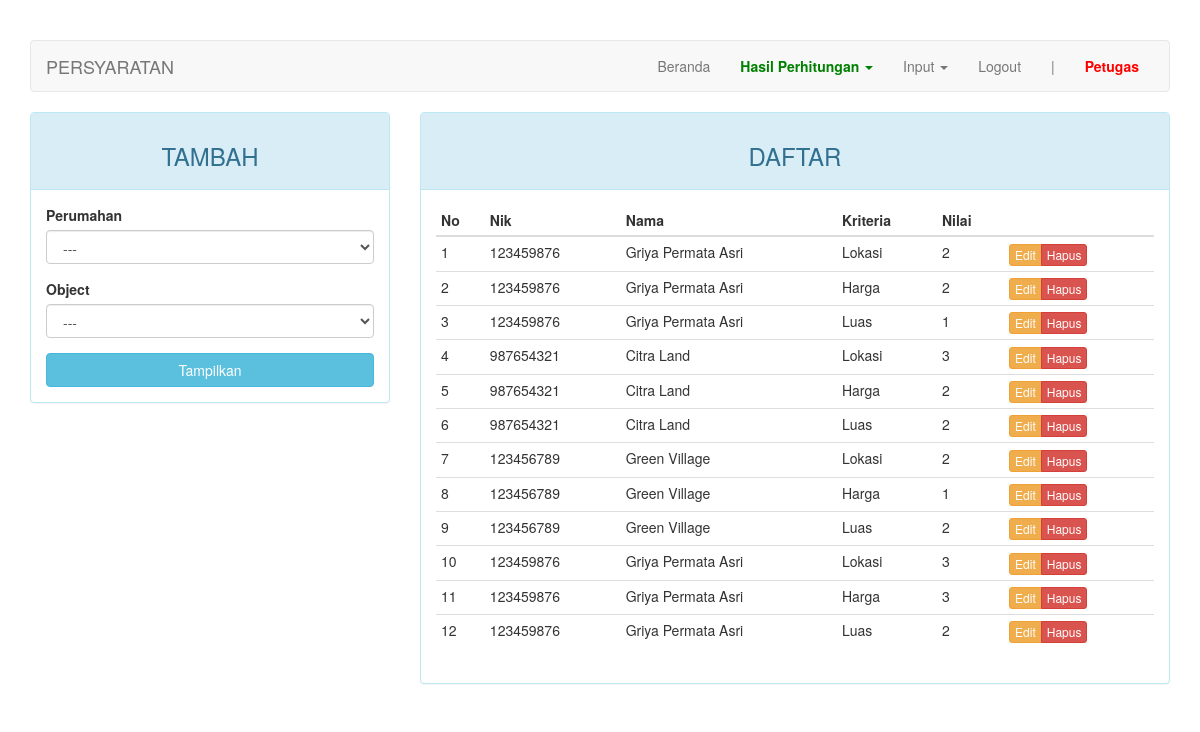
Page /index.php?page=nilai (signed in) on the committed database.
### tables this page shows
CREATE TABLE `nilai` (
  `kd_nilai` int(11) NOT NULL,
  `kd_perumahan` int(11) DEFAULT NULL,
  `kd_kriteria` int(11) NOT NULL,
  `nik` int(9) NOT NULL,
  `nilai` float DEFAULT NULL
);

CREATE TABLE `daftar_perumahan` (
  `nik` int(9) NOT NULL,
  `nama_perumahan` varchar(30) NOT NULL,
  `alamat` varchar(100) DEFAULT NULL,
  `tahun` char(4) NOT NULL
);

CREATE TABLE `kriteria` (
  `kd_kriteria` int(11) NOT NULL,
  `kd_perumahan` int(11) NOT NULL,
  `nama` varchar(50) NOT NULL,
  `sifat` enum('min','max') DEFAULT NULL
);

### page/nilai.php (the view, shortened to what this page needs)
<?php
$update = (isset($_GET['action']) AND $_GET['action'] == 'update') ? true : false;
?>
<div class="row">
	<div class="col-md-4">
	    <div class="panel panel-<?= ($update) ? "warning" : "info" ?>">
	        <div class="panel-heading"><h3 class="text-center"><?= ($update) ? "EDIT" : "TAMBAH" ?></h3></div>
	        <div class="panel-body">
	            <form action="<?=$_SERVER["REQUEST_URI"]?>" method="post">
									<div class="form-group">
										<label for="nik">Perumahan</label>
										<?php if ($_POST): ?>
											<input type="text" name="nik" value="<?=$_POST["nik"]?>" class="form-control" readonly="on">
										<?php else: ?>
											<select class="form-control" name="nik">
												<option>---</option>
											</select>
										<?php endif; ?>
									</div>
									<div class="form-group">
	                  <label for="kd_perumahan">Object</label>
										<?php if ($_POST): ?>
											<?php $q = $connection->query("SELECT nama FROM perumahan WHERE kd_perumahan=$_POST[kd_perumahan]"); ?>
											<input type="text"value="<?=$q->fetch_assoc()["nama"]?>" class="form-control" readonly="on">
											<input type="hidden" name="kd_perumahan" value="<?=$_POST["kd_perumahan"]?>">
										<?php else: ?>
											<select class="form-control" name="kd_perumahan" id="perumahan">
												<option>---</option>
											</select>
										<?php endif; ?>
									</div>
	                <button type="submit" id="simpan" class="btn btn-<?= ($update) ? "warning" : "info" ?> btn-block"><?=($_POST) ? "Simpan" : "Tampilkan"?></button>
	            </form>
	        </div>
	    </div>
	</div>
	<div class="col-md-8">
	    <div class="panel panel-info">
	        <div class="panel-heading"><h3 class="text-center">DAFTAR</h3></div>
	        <div class="panel-body">
	            <table class="table table-condensed">
	                <thead>
	                    <tr>
	                        <th>No</th>
							<th>Nik</th>
							<th>Nama</th>
	                        <th>Kriteria</th>
	                        <th>Nilai</th>
	                        <th></th>
	                    </tr>
	                </thead>
	                <tbody>
	                    <?php $no = 1; ?>
	                    <?php if ($query = $connection->query("SELECT a.kd_nilai, c.nama AS nama_perumahan, b.nama AS nama_kriteria, d.nik, nama_perumahan, a.nilai FROM nilai a JOIN kriteria b ON a.kd_kriteria=b.kd_kriteria JOIN perumahan c ON a.kd_perumahan=c.kd_perumahan JOIN daftar_perumahan d ON d.nik=a.nik")): ?>
	                        <?php while($row = $query->fetch_assoc()): ?>
	                        <tr>
	                            <td><?=$no++?></td>
								<td><?=$row['nik']?></td>
								<td><?=$row['nama_perumahan']?></td>
	                            <td><?=$row['nama_kriteria']?></td>
	                            <td><?=$row['nilai']?></td>
	                            <td>
	                                <div class="btn-group">
	                                    <a href="?page=nilai&action=update&key=<?=$row['kd_nilai']?>" class="btn btn-warning btn-xs">Edit</a>
	                                    <a href="?page=nilai&action=delete&key=<?=$row['kd_nilai']?>" class="btn btn-danger btn-xs">Hapus</a>
	                                </div>
	                            </td>
	                        </tr>
	                        <?php endwhile ?>
	                    <?php endif ?>
	                </tbody>
	            </table>
	        </div>
	    </div>
	</div>
</div>

### index.php (style rules this page uses)
body { margin-top: 40px; }

### rows in the picture
nilai: nik.nik "123459876", nik.nama_perumahan "Griya Permata Asri", kd_kriteria.nama "Lokasi", nilai "2"
nilai: nik.nik "123459876", nik.nama_perumahan "Griya Permata Asri", kd_kriteria.nama "Harga", nilai "2"
nilai: nik.nik "123459876", nik.nama_perumahan "Griya Permata Asri", kd_kriteria.nama "Luas", nilai "1"
nilai: nik.nik "987654321", nik.nama_perumahan "Citra Land", kd_kriteria.nama "Lokasi", nilai "3"
nilai: nik.nik "987654321", nik.nama_perumahan "Citra Land", kd_kriteria.nama "Harga", nilai "2"
nilai: nik.nik "987654321", nik.nama_perumahan "Citra Land", kd_kriteria.nama "Luas", nilai "2"
nilai: nik.nik "123456789", nik.nama_perumahan "Green Village", kd_kriteria.nama "Lokasi", nilai "2"
nilai: nik.nik "123456789", nik.nama_perumahan "Green Village", kd_kriteria.nama "Harga", nilai "1"
nilai: nik.nik "123456789", nik.nama_perumahan "Green Village", kd_kriteria.nama "Luas", nilai "2"
nilai: nik.nik "123459876", nik.nama_perumahan "Griya Permata Asri", kd_kriteria.nama "Lokasi", nilai "3"
nilai: nik.nik "123459876", nik.nama_perumahan "Griya Permata Asri", kd_kriteria.nama "Harga", nilai "3"
nilai: nik.nik "123459876", nik.nama_perumahan "Griya Permata Asri", kd_kriteria.nama "Luas", nilai "2"

### other values in the picture
$str "PERSYARATAN"
$_SESSION["username"] "Petugas"
